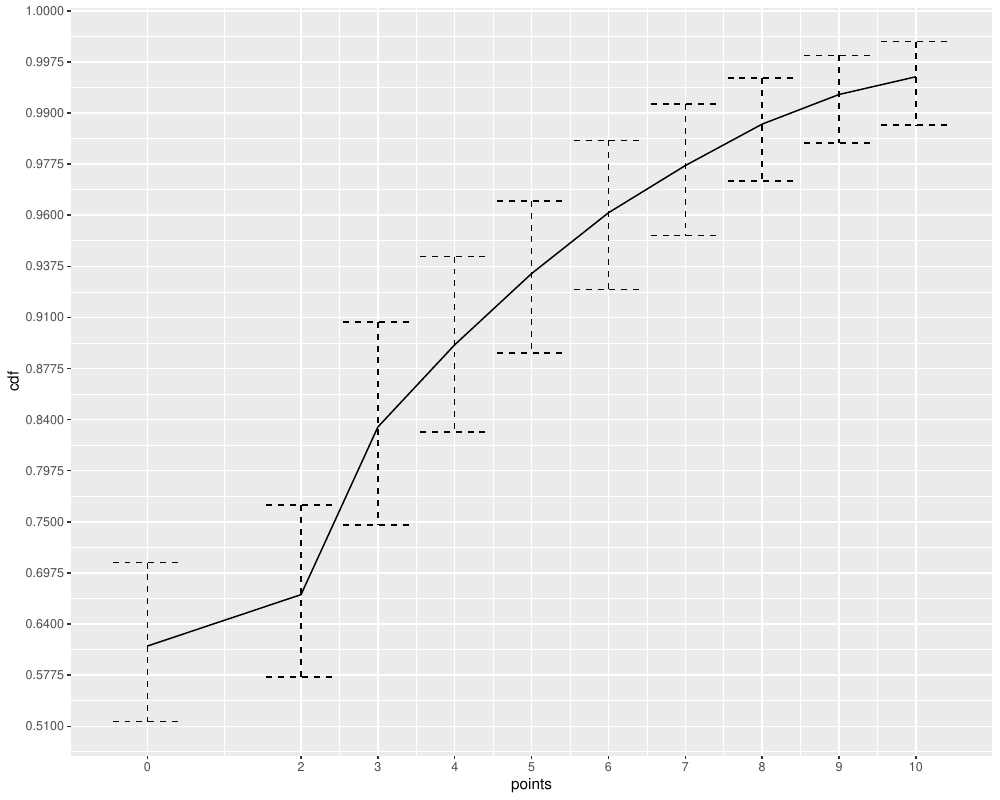

Write R code to recreate this figure.
arrangements <- function(N, K)
{
  res <- list()

  generate <- function(current, remaining, k) {
    if (k == 1) {
      res[[length(res) + 1]] <<- c(current, remaining)
      return()
    }
    for (i in 0:remaining) {
      generate(c(current, i), remaining - i, k - 1)
    }
  }

  generate(c(), N, K)
  do.call(rbind, res)
}


chi_generator <- function(maxscore = 15, scores = c(0,2,3,4,5), N = 30)
{
    K <- length(scores)-1
    res <- matrix(c(0, N, rep(0, K)), nrow=1)

    for (i in 1:N) {
        x <- arrangements(i,K)
        x <- cbind(N-rowSums(x),x)
        x <- cbind(colSums(scores * t(x)), x)
        idx <- x[,1] <= maxscore

        if (0 == sum(idx))
            break

        res <- rbind(res, x[idx,])
    }

    res[order(res[,1]),,drop=FALSE]
}


alpha <- function(p0, data, chi_table)
{
    Nquestions <- sum(chi_table[1,-1])

    x <- t(sapply(names(data), function(l) {
        chi <- chi_table[chi_table[,1] == as.numeric(l), 2:ncol(chi_table), drop=FALSE]

        if (1 == nrow(chi)) {
            omega <- 1
        } else {
            omega <- apply(chi, 1, dmultinom, size=Nquestions, prob=p0)
            omega <- omega / sum(omega)
        }

        colSums(omega * chi)
    }))
    colSums(x * as.numeric(data))
}


Q_step <- function(p, alpha_values, epsilon = 1e-5) {
    idx <- alpha_values > epsilon
    sum(alpha_values[idx] * log(p[idx]))
}


EM_steps <- function(data, chi_table, maxiter = 100, mindelta = 1e-1)
{
    p0 <- rep(1,ncol(chi_table)-1) / (ncol(chi_table)-1)

    alpha_values <- alpha(p0, data, chi_table)

    prev <- Q_step(p0, alpha_values)

    for (i in 1:maxiter) {
        p0 <- alpha_values / sum(alpha_values)
        curr <- Q_step(p0, alpha_values)

        if (abs(prev-curr) < mindelta)
            break

        prev <- curr
        alpha_values <- alpha(p0, data, chi_table)
    }

    p0
}


do_once <- function(i, counts, chi, maxpass, possible_scores, Nquestions)
{
    if (1 == length(counts))
        data <- table(rep(as.numeric(names(counts)), sum(counts)))
    else
        data <- table(sample(as.numeric(names(counts)), size=sum(counts), replace=TRUE, prob=counts))
    p <- EM_steps(data, chi)

    idx <- chi[,1] <= 10
    x <- aggregate(apply(chi[idx, -1], 1, dmultinom, size=Nquestions, prob=p),
                   by=list(points = chi[idx ,1]),
                   FUN=sum)
    res <- x[,2]
    names(res) <- x[,1]
    res
}


points_cdf <- function(counts, possible_scores = c(0,2,3,4,5), Nquestions = 30, maxpass = 10, nsim=1e3, alpha = 0.05)
{
    require(parallel, quietly=TRUE)
    chi <- chi_generator(max(as.numeric(names(counts)), maxpass), possible_scores, Nquestions)

    res <- mclapply(1:nsim, FUN=do_once,
                    counts = counts,
                    chi = chi,
                    maxpass = maxpass,
                    possible_scores = possible_scores,
                    Nquestions = Nquestions,
                    mc.cores = detectCores())

    # compute CI of a CDF
    res <- simplify2array(res)
    res <- res[order(as.numeric(rownames(res))),,drop=FALSE]
    res <- apply(res,2,cumsum)
    res <- t(apply(res,1,quantile, probs=c(alpha/2,0.5,1-alpha/2)))
    res <- as.data.frame(res)
    colnames(res) <- c("lower","median","upper")
    res$x <- as.numeric(rownames(res))
    res
}

###

require(ggplot2)
require(scales)

expand_around_one <- trans_new(
  name = "expand1",
  transform = function(x) sign(x - 1) * sqrt(abs(x - 1)) + 1,
  inverse   = function(y) sign(y - 1) * (abs(y - 1))^2 + 1,
  domain    = c(0, Inf),
  breaks = function(x) {
    t <- function(x) sign(x - 1) * sqrt(abs(x - 1)) + 1
    inv <- function(y) sign(y - 1) * (abs(y - 1))^2 + 1
    tx <- range(t(x), na.rm = TRUE)
    tb <- pretty(tx, n = 20)
    inv(tb)
  }
)


png("cdf.png", width=2000, height=1700, res=300)
d <- points_cdf(table(c(3,0,7,3,2,0)))
print(round(d["10",],2))
print(round(points_cdf(table(c(7,5,8,9,5,6)))["10",],2))
ggplot(d, aes(ymin=lower,ymax=upper,y=median,x=x)) +
    geom_line() +
    geom_errorbar(lty=2) +
    scale_y_continuous(trans=expand_around_one) +
    scale_x_continuous(breaks=unique(d$x)) +
    xlab("points") + ylab("cdf")
dev.off()


## prüfung simulation points
scores <- c(3,0,7,3,9,0,6,0,5,0,2,3,0,0,3,0,0,3,0,0,2,9,6,0,0,0,0,3,0,0,8,0,0,2,0,5,3)

pdf("willIpass.pdf", width=10, height=8)
d <- points_cdf(table(scores), nsim=1e4)
ggplot(d, aes(ymin=lower,ymax=upper,y=median,x=x)) +
    geom_line() +
    geom_errorbar(lty=2) +
    scale_y_continuous(trans=expand_around_one) +
    scale_x_continuous(breaks=unique(d$x)) +
    xlab("points") + ylab("cdf")

K <- length(scores) %/% 3
res <- rbind(
    cbind(points_cdf(table(scores[1:K])), "attempt"=paste("first", K)),
    cbind(points_cdf(table(scores[(K+1):(2*K)])), "attempt"=paste("second", K)),
    cbind(points_cdf(table(scores[(length(scores)-K+1):length(scores)])), "attempt"=paste("last", K))
)
res[res$attempt == paste("second", K),"x"] <- res[res$attempt == paste("second", K),"x"] + 0.2
res[res$attempt == paste("last", K),"x"] <- res[res$attempt == paste("last", K),"x"] + 0.4
ggplot(res, aes(ymin=lower,ymax=upper,y=median, x=x, color=attempt)) +
    geom_line() +
    geom_errorbar(lty=2) +
    scale_y_continuous(trans=expand_around_one) +
    scale_x_continuous(breaks=unique(res[res$attempt == paste("first", K),"x"])) +
    xlab("points") + ylab("cdf")
dev.off()
